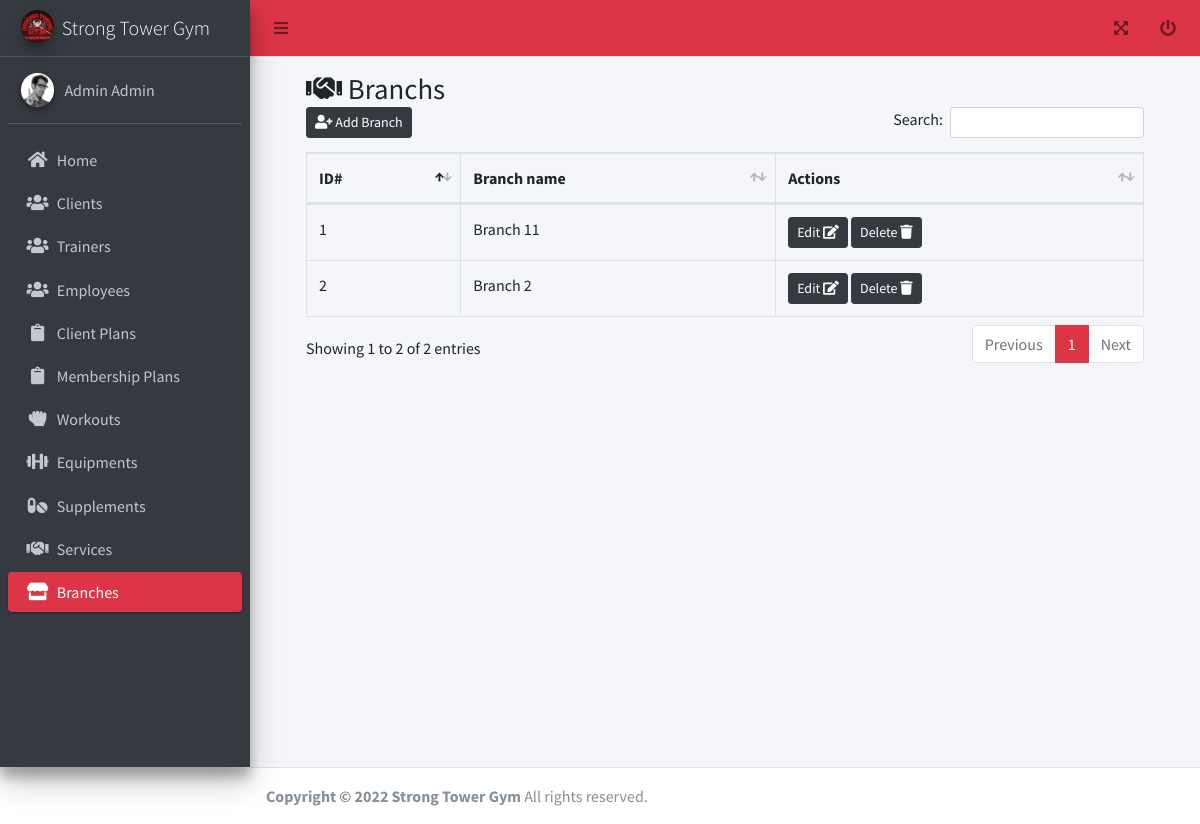
The page /admin/branches.php (signed in) on the database as committed earlier.
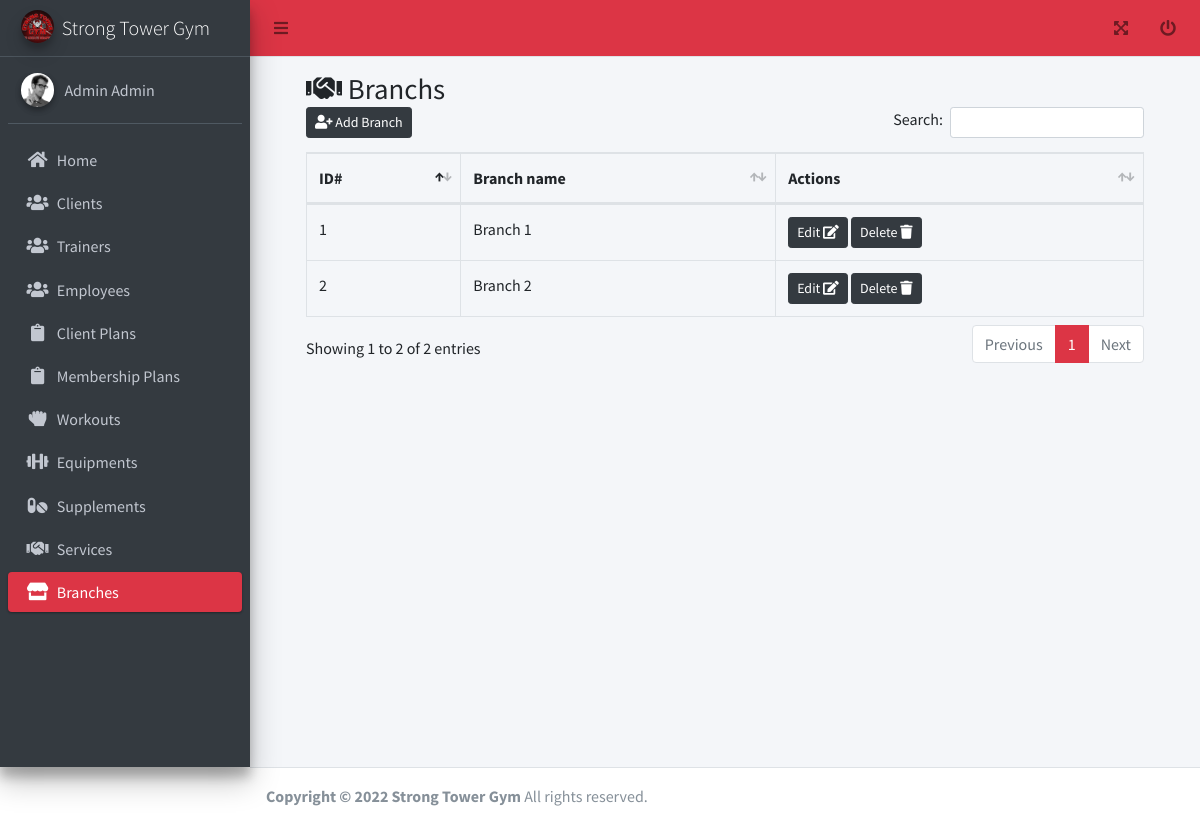
The same page on the database as committed later.
### tables this page shows
CREATE TABLE `tbl_branch` (
  `id` int(11) NOT NULL AUTO_INCREMENT,
  `name` varchar(255) DEFAULT NULL,
  `description` text DEFAULT NULL,
  `created_date` datetime DEFAULT current_timestamp(),
  `updated_date` datetime DEFAULT current_timestamp(),
  `deleted_flag` tinyint(4) DEFAULT 0,
  `sub_title` text DEFAULT NULL,
  PRIMARY KEY (`id`)
);

### functions.php (called while the page is built, shortened)
<?php
function get_list($sql)
{
  $data = array();
  $result = mysqli_query($_SESSION['conn'], $sql);
  while ($row = mysqli_fetch_assoc($result)) {
    $data[] = $row;
  }
  return $data;
}

### admin/branches.php (the view, shortened to what this page needs)
<?php include('header.php'); ?>
<link rel="stylesheet" href="../adminlte/plugins/datatables-bs4/css/dataTables.bootstrap4.min.css">
<link rel="stylesheet" href="../adminlte/plugins/datatables-responsive/css/responsive.bootstrap4.min.css">
<link rel="stylesheet" href="../adminlte/plugins/datatables-buttons/css/buttons.bootstrap4.min.css">
<div>
  <div class="content-wrapper">
    <div class="content-header">
      <div class="container-fluid" id="content">
        <div class="row mb-2">
          <div class="col-sm-12">
            <h1 class="m-0"><i class="fa fa-handshake"></i> Branchs</h1>
          </div>
          <div class="col-sm-12">
            <table id="example2" class="table table-bordered table-hover dataTable dtr-inline" aria-describedby="example2_info">
              <thead>
                <tr>
                  <th>ID#</th>
                  <th>Branch name</th>
                  <?php if (in_array($_SESSION['user']->access_id, array(1, 2))) { ?>
                    <th>Actions</th>
                  <?php } ?>
                </tr>
              </thead>
              <tbody>
                <?php foreach (get_list("select * from tbl_branch where deleted_flag = 0") as $res) { ?>
                  <tr>
                    <td><?php echo $res['id']; ?></td>
                    <td><?php echo ucfirst($res['name']); ?></td>
                    <?php if (in_array($_SESSION['user']->access_id, array(1, 2))) { ?>
                      <td>
                        <form method="post">
                          <a href="edit_branch.php?id=<?= $res['id']; ?>" class="btn btn-sm btn-dark"> Edit <i class="fa fa-edit"></i> </a>
                          <button type="submit" class="btn btn-sm btn-dark" name="delete" value="<?php echo $res['id']; ?>"> Delete <i class="fa fa-trash"></i> </button>
                        </form>
                      </td>
                    <?php } ?>
                  </tr>
                <?php } ?>
              </tbody>
            </table>
          </div>
        </div>
      </div>
    </div>
  </div>
</div>
</div>
<?php include('footer.php'); ?>

Rows that differ between the two databases and show on the page:
changed tbl_branch id 1: name "Branch 11" → "Branch 1"
